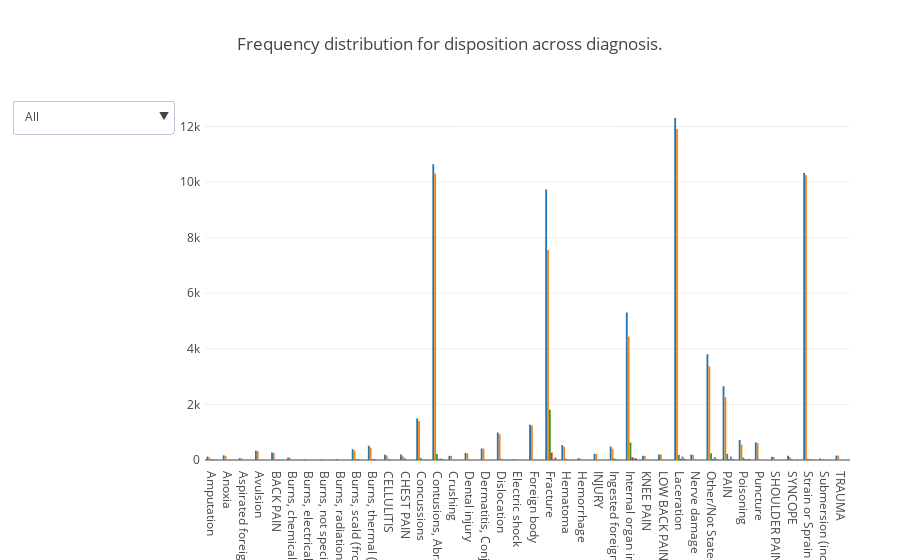

Write notebook code for a chart like this one.
### Code cell
# Plot the dashboard
py.offline.iplot(fig, filename='update_dropdown_2')

### Figure 1 — Plotly figure (JSON) as saved in the notebook; plotly's stock layout.template omitted (floating-point values rounded to 4 significant figures)
{"data": [{"type": "bar", "x": ["Amputation", "Anoxia", "Aspirated foreign object", "Avulsion", "BACK PAIN", "Burns, chemical (caustics, etc.)", "Burns, electrical", "Burns, not specified", "Burns, radiation (includes all cell damage by ultraviolet, x- rays, microwaves, laser beam, radioactive materials, etc.)", "Burns, scald (from hot liquids or steam)", "Burns, thermal (from flames or hot surface)", "CELLULITIS", "CHEST PAIN", "Concussions", "Contusions, Abrasions", "Crushing", "Dental injury", "Dermatitis, Conjunctivitis", "Dislocation", "Electric shock", "Foreign body", "Fracture", "Hematoma", "Hemorrhage", "INJURY", "Ingested foreign object", "Internal organ injury", "KNEE PAIN", "LOW BACK PAIN", "Laceration", "Nerve damage", "Other/Not Stated", "PAIN", "Poisoning", "Puncture", "SHOULDER PAIN", "SYNCOPE", "Strain or Sprain", "Submersion (including Drowning)", "TRAUMA"], "y": [125, 170, 66, 337, 271, 86, 25, 19, 35, 392, 512, 191, 195, 1495, 10646, 149, 251, 414, 988, 32, 1270, 9735, 534, 64, 223, 483, 5306, 151, 201, 12307, 198, 3807, 2655, 724, 636, 112, 154, 10326, 54, 160]}, {"type": "bar", "x": ["Amputation", "Anoxia", "Aspirated foreign object", "Avulsion", "BACK PAIN", "Burns, chemical (caustics, etc.)", "Burns, electrical", "Burns, not specified", "Burns, radiation (includes all cell damage by ultraviolet, x- rays, microwaves, laser beam, radioactive materials, etc.)", "Burns, scald (from hot liquids or steam)", "Burns, thermal (from flames or hot surface)", "CELLULITIS", "CHEST PAIN", "Concussions", "Contusions, Abrasions", "Crushing", "Dental injury", "Dermatitis, Conjunctivitis", "Dislocation", "Electric shock", "Foreign body", "Fracture", "Hematoma", "Hemorrhage", "INJURY", "Ingested foreign object", "Internal organ injury", "KNEE PAIN", "LOW BACK PAIN", "Laceration", "Nerve damage", "Other/Not Stated", "PAIN", "Poisoning", "Puncture", "SHOULDER PAIN", "SYNCOPE", "Strain or Sprain", "Submersion (including Drowning)", "TRAUMA"], "y": [88, 147, 57, 318, 248, 82, 25, 17, 34, 336, 443, 159, 129, 1399, 10312, 146, 242, 410, 928, 29, 1241, 7561, 472, 58, 217, 403, 4439, 142, 195, 11910, 179, 3372, 2265, 554, 612, 108, 103, 10248, 26, 153]}, {"type": "bar", "x": ["Amputation", "Anoxia", "Aspirated foreign object", "Avulsion", "BACK PAIN", "Burns, not specified", "Burns, scald (from hot liquids or steam)", "Burns, thermal (from flames or hot surface)", "CELLULITIS", "CHEST PAIN", "Concussions", "Contusions, Abrasions", "Dental injury", "Dermatitis, Conjunctivitis", "Dislocation", "Electric shock", "Foreign body", "Fracture", "Hematoma", "Hemorrhage", "INJURY", "Ingested foreign object", "Internal organ injury", "KNEE PAIN", "LOW BACK PAIN", "Laceration", "Nerve damage", "Other/Not Stated", "PAIN", "Poisoning", "Puncture", "SHOULDER PAIN", "SYNCOPE", "Strain or Sprain", "Submersion (including Drowning)", "TRAUMA"], "y": [20, 13, 5, 12, 8, 2, 29, 27, 28, 59, 70, 217, 2, 2, 43, 3, 10, 1811, 42, 1, 1, 56, 630, 3, 3, 185, 17, 245, 220, 88, 15, 1, 40, 43, 23, 5]}, {"type": "bar", "x": ["Amputation", "Anoxia", "Aspirated foreign object", "Avulsion", "BACK PAIN", "Burns, chemical (caustics, etc.)", "Burns, scald (from hot liquids or steam)", "Burns, thermal (from flames or hot surface)", "CELLULITIS", "Concussions", "Contusions, Abrasions", "Crushing", "Dental injury", "Dislocation", "Foreign body", "Fracture", "Hematoma", "Hemorrhage", "INJURY", "Ingested foreign object", "Internal organ injury", "Laceration", "Nerve damage", "Other/Not Stated", "PAIN", "Poisoning", "SYNCOPE", "Strain or Sprain", "TRAUMA"], "y": [12, 3, 2, 4, 3, 1, 20, 29, 3, 4, 29, 3, 2, 8, 8, 267, 1, 4, 1, 18, 101, 41, 2, 39, 15, 18, 1, 11, 1]}, {"type": "bar", "x": ["Amputation", "Anoxia", "Aspirated foreign object", "Avulsion", "BACK PAIN", "Burns, chemical (caustics, etc.)", "Burns, radiation (includes all cell damage by ultraviolet, x- rays, microwaves, laser beam, radioactive materials, etc.)", "Burns, scald (from hot liquids or steam)", "Burns, thermal (from flames or hot surface)", "CELLULITIS", "Concussions", "Contusions, Abrasions", "Dental injury", "Dermatitis, Conjunctivitis", "Dislocation", "Foreign body", "Fracture", "Hematoma", "INJURY", "Ingested foreign object", "Internal organ injury", "KNEE PAIN", "LOW BACK PAIN", "Laceration", "Other/Not Stated", "PAIN", "Poisoning", "Puncture", "SHOULDER PAIN", "SYNCOPE", "Strain or Sprain", "TRAUMA"], "y": [2, 3, 2, 2, 10, 2, 1, 5, 10, 1, 7, 52, 4, 2, 3, 10, 6, 12, 4, 1, 63, 5, 2, 123, 107, 123, 24, 7, 3, 1, 21, 1]}, {"type": "bar", "x": ["Amputation", "Anoxia", "Avulsion", "BACK PAIN", "Burns, chemical (caustics, etc.)", "Burns, scald (from hot liquids or steam)", "Burns, thermal (from flames or hot surface)", "CHEST PAIN", "Concussions", "Contusions, Abrasions", "Dental injury", "Dislocation", "Foreign body", "Fracture", "Hematoma", "Hemorrhage", "Ingested foreign object", "Internal organ injury", "KNEE PAIN", "LOW BACK PAIN", "Laceration", "Other/Not Stated", "PAIN", "Poisoning", "Puncture", "SYNCOPE", "Strain or Sprain", "Submersion (including Drowning)"], "y": [3, 3, 1, 2, 1, 2, 3, 7, 15, 34, 1, 6, 1, 88, 7, 1, 5, 66, 1, 1, 48, 31, 32, 39, 2, 9, 3, 3]}, {"type": "bar", "x": ["Anoxia", "Contusions, Abrasions", "Fracture", "Internal organ injury", "Other/Not Stated", "Poisoning", "Submersion (including Drowning)"], "y": [1, 2, 2, 7, 13, 1, 2]}], "layout": {"margin": {"b": 100, "l": 50, "pad": 4, "r": 50, "t": 100}, "showlegend": false, "title": "Frequency distribution for disposition across diagnosis.", "updatemenus": [{"active": 0, "buttons": [{"args": [{"visible": [true, false, false, false, false, false, false, false, false, false, false, false, false, false, false, false, false, false, false, false, false, false, false, false, false, false, false, false, false, false, false, false, false, false, false, false, false, false, false, false, false]}, {"title": "Distribution of all dispositions across diagnosis"}], "label": "All", "method": "update"}, {"args": [{"visible": [false, true, false, false, false, false, false, false, false, false, false, false, false, false, false, false, false, false, false, false, false, false, false, false, false, false, false, false, false, false, false, false, false, false, false, false, false, false, false, false, false]}, {"title": "Distribution of Treated and released across diagnosis"}], "label": "Treated and released", "method": "update"}, {"args": [{"visible": [false, false, true, false, false, false, false, false, false, false, false, false, false, false, false, false, false, false, false, false, false, false, false, false, false, false, false, false, false, false, false, false, false, false, false, false, false, false, false, false, false]}, {"title": "Distribution of Treated and admitted across diagnosis"}], "label": "Treated and admitted", "method": "update"}, {"args": [{"visible": [false, false, false, true, false, false, false, false, false, false, false, false, false, false, false, false, false, false, false, false, false, false, false, false, false, false, false, false, false, false, false, false, false, false, false, false, false, false, false, false, false]}, {"title": "Distribution of Treated and transfer across diagnosis"}], "label": "Treated and transfer", "method": "update"}, {"args": [{"visible": [false, false, false, false, true, false, false, false, false, false, false, false, false, false, false, false, false, false, false, false, false, false, false, false, false, false, false, false, false, false, false, false, false, false, false, false, false, false, false, false, false]}, {"title": "Distribution of Left without being s across diagnosis"}], "label": "Left without being s", "method": "update"}, {"args": [{"visible": [false, false, false, false, false, true, false, false, false, false, false, false, false, false, false, false, false, false, false, false, false, false, false, false, false, false, false, false, false, false, false, false, false, false, false, false, false, false, false, false, false]}, {"title": "Distribution of Held for observation across diagnosis"}], "label": "Held for observation", "method": "update"}, {"args": [{"visible": [false, false, false, false, false, false, true, false, false, false, false, false, false, false, false, false, false, false, false, false, false, false, false, false, false, false, false, false, false, false, false, false, false, false, false, false, false, false, false, false, false]}, {"title": "Distribution of Fatality, including  across diagnosis"}], "label": "Fatality, including ", "method": "update"}]}]}}
